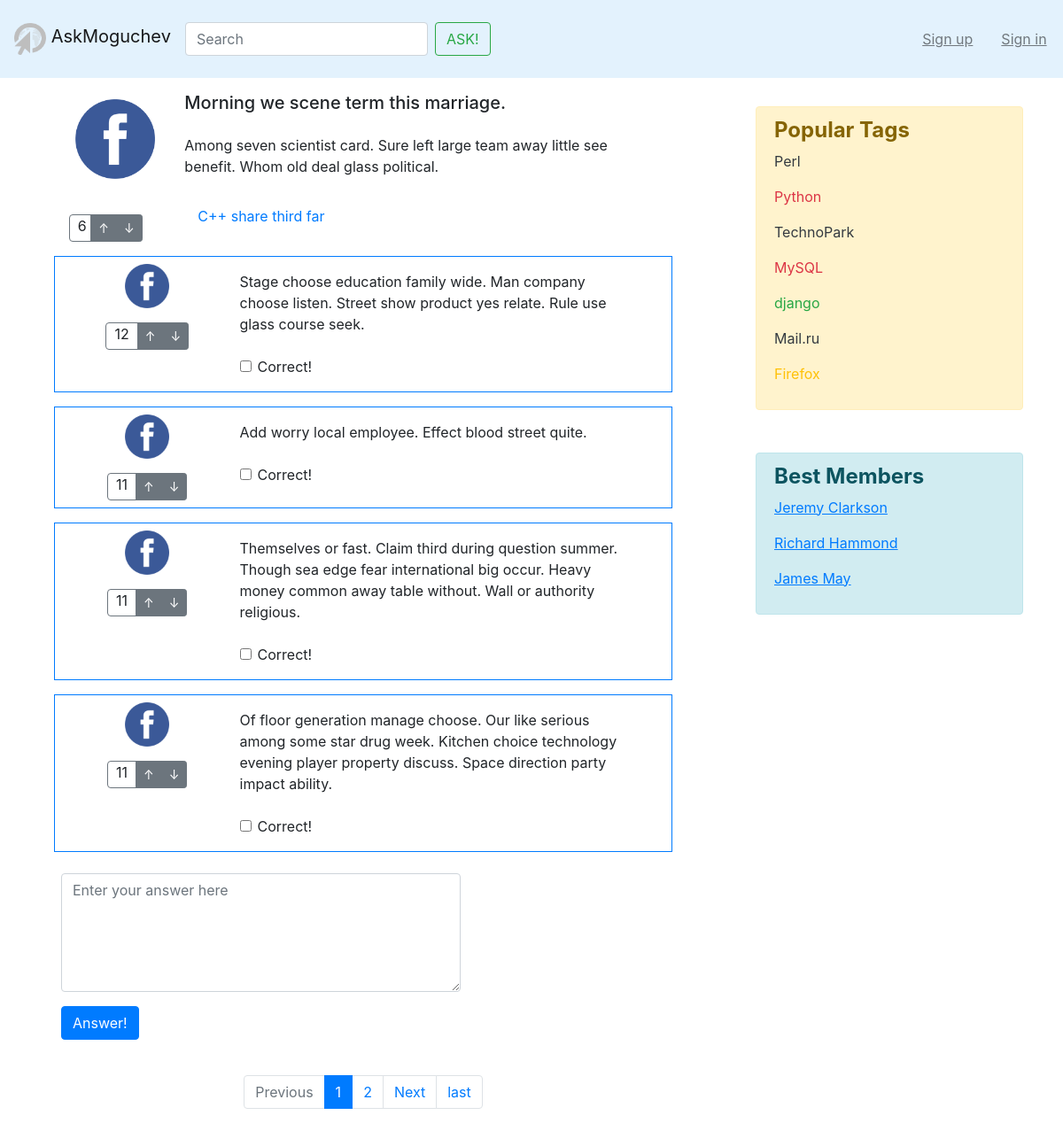
Screenshot of /question/260/ with the database file from the repository.
### asker/models.py (models this page shows, shortened)
class Question(models.Model):
    objects = QuestionManager()
    author = models.ForeignKey(
        to=Profile,
        null=False,
        db_column="author",
        on_delete=models.PROTECT,
        verbose_name='Question author',
    )
    created_at = models.DateTimeField(default=timezone.now, verbose_name='Question date')
    title = models.CharField(max_length=128, verbose_name='Header')
    text = models.TextField(verbose_name='Question full text')
    tags = models.ManyToManyField(
        Tag,
        blank=True,
        verbose_name='Tags',
    )
    rating = models.IntegerField(default=0, null=False, verbose_name='Rating')
    votes = GenericRelation(Like, related_query_name='questions')

class Tag(models.Model):
    objects = TagManager()
    title = models.CharField(max_length=32, verbose_name='Tag')

class Answer(models.Model):
    objects = AnswerManager()
    author = models.ForeignKey(
        to=Profile,
        null=False,
        verbose_name='Answer author',
        on_delete=models.CASCADE,
    )
    created_at = models.DateTimeField(default=timezone.now)
    question = models.ForeignKey(
        to=Question,
        related_name='answers',
        verbose_name='Answered question',
        on_delete=models.CASCADE,
    )
    text = models.TextField(verbose_name='Answer full text')
    rating = models.IntegerField(default=0, null=False, verbose_name='Rate')
    votes = GenericRelation(Like, related_query_name='answers')

### asker/views.py (the view)
# urls.py: path('question/<int:id>/', views.question, name='question'),
def question(request, id):
    question_i = Question.objects.get(pk=id)
    tags = question_i.tags.all()
    if request.POST:
        if request.user.is_anonymous:
            return redirect(reverse('login'))
        form = AnswerForm(
            request.user,
            id,
            data=request.POST
        )
        if form.is_valid():
            answer = form.save()
            answer.save()
            return redirect(reverse(
                'question', kwargs={
                    'id': id
                }
            ))
    else:
        form = AnswerForm(request.user, id)
    answers = Answer.objects.get_hot(id)
    answers = paginator(answers, request)
    return render(request, 'question.html', {
        'question': question_i,
        'answers': answers,
        'tags': tags,
        'form': form
    })

### asker/forms.py (shortened to what this page needs)
class AnswerForm(forms.Form):
    text = forms.CharField(widget=forms.Textarea(attrs={
        'class': 'form-control input-lg',
        'placeholder': 'Enter your answer here',
        'rows': 5,
    }))
    def __init__(self, user, question_id, *args, **kwargs):
        if user.is_anonymous:
            self.profile = None
        else:
            self.profile = user.profile
        self.question_id = question_id
        super().__init__(*args, **kwargs)

### asker/managers.py (called while the page is built)
    def get_hot(self, qid):
        return self.filter(question=qid).order_by('-rating').prefetch_related()

### asker/views.py (called while the page is built)
def paginator(abstract_list, request):
    pager = Paginator(abstract_list, 4)
    try:
        page = int(request.GET.get('page', 1))
        elements_on_page = pager.page(page)
    except:
        elements_on_page = pager.page(1)
    return elements_on_page

### templates/question.html (shortened to what this page needs)
﻿{% extends "base.html" %}
{% load static %}
{% block content %}
<div class="row m-3">
    <div class="col-2">
        <div class="row">
            <img class="m-4" src="{% static 'img/test.png' %}" width="90" height="90" alt="">
        </div>
        <div class="row mt-3">
            <div class="btn-group mx-auto" role="group" aria-label="Basic example">
                <span class="border border-secondary rounded-left">&nbsp;&nbsp;{{ question.rating }}&nbsp;</span>
                <a href="#" class="btn btn-secondary btn-sm">&#8593;</a>
                <a href="#" class="btn btn-secondary btn-sm">&#8595;</a>
            </div>
        </div>
    </div>
    <div class="col-10">
        <div class="row m-3">
            <h5 class="mt-0">{{ question.title }}</h5>
        </div>
        <div class="row m-3">
            <p>{{ question.text }}</p>
        </div>
        <div class="row m-3">
            <div class="col">
                {% for tag in tags %}
                    <a href="{% url 'tag' tag.title %}"> <span class="top_name"> {{ tag.title }}</span></a>
                {% endfor %}
            </div>
        </div>
    </div>
</div>
{% for answer in answers %}
    {% include "inc/answer.html" %}
{% endfor %}
 <div class="row m-4">
        <form action="{% url 'question' id=question.pk %}" method="POST" novalidate>
                {{ form.text }}
            <div class="row mt-3">
                <div class="col-3">
                    <button type="submit" class="btn btn-primary">Answer!</button>
                </div>
            </div>
        </form>
 </div>
{% include 'paginator.html' with page=answers %}
{% endblock %}

### templates/inc/answer.html
{% load static %}
<div class="row m-3">
    <span class="border border-primary col-12">
        <div class="row m-2">
            <div class="col-3">
                <div class="row mx-auto">
                    <img class="mx-auto" src="{% static 'img/test.png' %}" width="50" height="50" alt="">
                </div>
                <div class="row mt-3">
                    <div class="btn-group mx-auto" role="group" aria-label="Basic example">
                        <span class="border border-secondary rounded-left">&nbsp;&nbsp;{{ answer.rating }}&nbsp;&nbsp;</span>
                        <button type="button" class="btn btn-secondary btn-sm">&#8593;</button>
                        <button type="button" class="btn btn-secondary btn-sm">&#8595;</button>
                    </div>
                </div>
            </div>
            <div class="col-9">
                <div class="row m-2">
                    <p>{{ answer.text }}</p>
                </div>
                <div class="row m-2">
                    <div class="form-check">
                        <input class="form-check-input" type="checkbox" value="" id="defaultCheck1">
                        <label class="form-check-label" for="defaultCheck1">Correct!</label>
                    </div>
                </div>
            </div>
        </div>
    </span>
</div>

### rows the page displays
Question: rating "6", title "Morning we scene term this marriage.", text "Among seven scientist card. Sure left large team away little see benefit. Whom old deal glass political."
Tag: title "C++"
Tag: title "share"
Tag: title "third"
Tag: title "far"
Answer: rating "12", text "Stage choose education family wide. Man company choose listen. Street show product yes relate. Rule use glass course seek."
Answer: rating "11", text "Add worry local employee. Effect blood street quite."
Answer: rating "11", text "Themselves or fast. Claim third during question summer. Though sea edge fear international big occur. Heavy money common away table without. Wall or authority religious."
Answer: rating "11", text "Of floor generation manage choose. Our like serious among some star drug week. Kitchen choice technology evening player property discuss. Space direction party impact ability."

### other values shown
{{ page.number }} "1"
{{ page.next_page_number }} "2"
